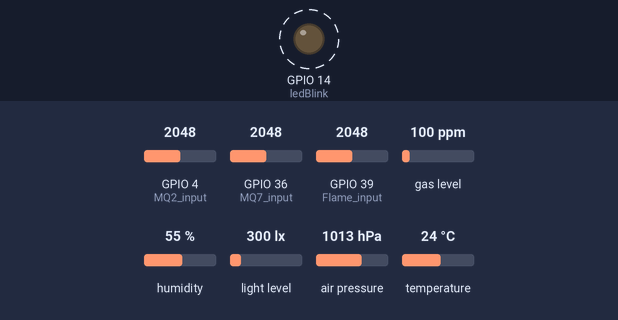
The sketch below on a simulated ESP32. Shown: output pins drawn as LEDs (lit = HIGH). Dashed ring = blinking. Inputs (shaded band) come from the test bench; at power-on: GPIO 4 (MQ2_input) = 2048, GPIO 36 (MQ7_input) = 2048, GPIO 39 (Flame_input) = 2048, gas level 100 ppm, humidity 55 %, light level 300 lx, air pressure 1013 hPa, temperature 24 °C. WiFi joins after 1.5 s; servers stay silent unless stated; no MQTT or app messages arrive unless stated; what the sketch prints to the serial monitor is not drawn.

Above: at 2.6 s.
Timing chart, 0 to 7.0 s (numbered marks = the images above):
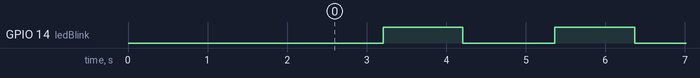

Measured:
- by itself, GPIO 14 (ledBlink): alternates HIGH for 1.0 s and LOW for 1.2 s

The sketch:

sendData1.ino
```cpp
//for reading from sensors and processing sensor readings
#include <Adafruit_Sensor.h>
#include <Adafruit_BME680.h>
#include <BH1750.h>
#include <Wire.h>
#include <stdio.h>
#include <string.h>
#include <iostream>
#include <string>

//for publishing on MQTT broker
#include <WiFi.h>
#include <PubSubClient.h>

const char* ssid = "Hollar";
const char* password = "123456789";
const char* mqttServer = "192.168.43.65";
const int mqttPort = 1883;
const char* mqttUser = "firedetection";
const char* mqttPassword = "firedetection";
const char* clientid = "esp1"; //client id changes with data points index
const char* topicName = "/data/1"; //topicName changes with data points index

WiFiClient espClient;
PubSubClient client(espClient);


BH1750 lightMeter;
Adafruit_BME680 bme; // I2C
int MQ2_input = 4;
int MQ7_input = 36;
int Flame_input = 39;
int ledBlink = 14; //for blinking led when message is sent to central system

void setup() {
  Serial.begin(9600);
  pinMode(ledBlink, OUTPUT);
  // Initialize the I2C bus (BH1750 library doesn't do this automatically)
  Wire.begin();
  bme.begin();
  lightMeter.begin();

  // Set up oversampling and filter initialization
  bme.setTemperatureOversampling(BME680_OS_8X);
  bme.setHumidityOversampling(BME680_OS_2X);

  //set-up connection with wifi and MQTT broker
  WiFi.begin((char *)ssid, (char *)password);
  //wifi connection
  while (WiFi.status() != WL_CONNECTED) {
    delay(1000);
    Serial.println("Connecting to WiFi...");
  }
  Serial.println("Connected to WiFi");

  //MQTT connection
  client.setServer(mqttServer, mqttPort);
  while (!client.connected()) {
    Serial.println("Connecting to MQTT...");
    if (client.connect(clientid, mqttUser, mqttPassword)) {
      Serial.println("Connected to MQTT");
    } else {
      Serial.print("Failed with state ");
      Serial.print(client.state());
      delay(2000);
    }
  }
}

String space = "  "; //used to separate sensors values in a single string message to be sent by data points
// message[] = ""; //holds the final message to be sent as a string having all sensor values in order
                   //Temperature - Humidity - Smoke(MQ2) - Gas(MQ7) - Flame - Light
                   //All values are separated with double space characters

void loop() {
  delay(950); //wait 1seconds to conform with publishing every 2 seconds. the remaining 50ms delay is in the code
  // Tell BME680 to begin measurement

  String message = "";
  bme.beginReading();
  delay(50);
  bme.endReading();

  //Temperature and humidity sensor (BME680) //Bme sensors returns float values
  //work not yet done t -> should be calibrated to standard
  float t = bme.temperature;

  String ts =  String(t,2);
  message = message + ts + space; //add temperature information to message


  //Humidity
  //work not yet done h -> should be calibrated to standard
  float h = bme.humidity;

  String hs =  String(h,2);
  message = message + hs + space; //add humidity information to message


  //Smoke Sensor
  float MQ2_Aout = analogRead(MQ2_input);  /*Analog value read function*/
  MQ2_Aout = constrain(MQ2_Aout, 0, 4095); //constrain the output to be minimum of zero and maximum of 4095

  String ss =  String(MQ2_Aout,2);
  message = message + ss + space; //add smoke information to message


  //Gas Sensor
  float MQ7_Aout = analogRead(MQ7_input);  /*Analog value read function*/
  MQ7_Aout = constrain(MQ7_Aout, 0, 4095); //constrain the output to be minimum of zero and maximum of 4095

  String gs =  String(MQ7_Aout,2);
  message = message + gs + space; //add gas information to message

  //Flame Sensor
  float Flame_Aout = analogRead(Flame_input);  /*Analog value read function*/

  //calibration of the flame sensor (changes the logic to positive logic
  Flame_Aout = map(Flame_Aout, 4095, 0, 0, 4095);
  //constrain min sensor value to 0 and max sensor value to 4095
  Flame_Aout = constrain(Flame_Aout, 0, 4095);

  String fs =  String(Flame_Aout,2);
  message = message + fs + space; //add flame information to message


  //Light Sensor
  float lux = lightMeter.readLightLevel();
  lux = constrain(lux, 0, 4095); //constrain the output to be minimum of zero and maximum of 4095

  String ls =  String(lux,2);
  message = message + ls + space; //add light information to message


  // Now message holds all sensor values as a string separated with space to be published on MQTT broker
  if (!client.connected()) {
    reconnect();
  }
  client.loop();


  //message pattern: temperature, humidity, smoke(Mq2), Gas(Mq7), flame, light
  client.publish(topicName, message.c_str());
  Serial.println("Message sent!");
  Serial.println(message);

  //blink a led after message is sent
  digitalWrite(ledBlink, HIGH);
  delay(1000);  // Publish every 2 seconds there is also a 1second delay at the start of the loop to make it a total of 2seconds delay
  digitalWrite(ledBlink, LOW);
}

//A function that is called to reconnect to MQTT if disconnected at any point
void reconnect() {
  while (!client.connected()) {
    Serial.println("Reconnecting to MQTT...");
    if (client.connect(clientid, mqttUser, mqttPassword)) {
      Serial.println("Connected to MQTT");
    } else {
      Serial.print("Failed with state ");
      Serial.print(client.state());
      delay(2000);
    }
  }
}
```
